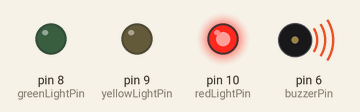
The sketch below on a simulated Arduino Uno, built with avr-gcc and run on an emulated ATmega328P. On the bench: output pins drawn as LEDs (lit = HIGH), buzzer (waves = sounding, pin HIGH).

Above: at 1.7 s.
At 4.2 s:
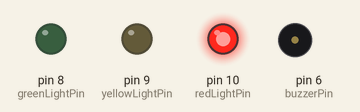
At 7.2 s:
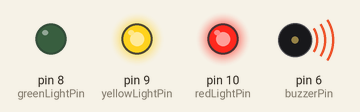
At 12.0 s:
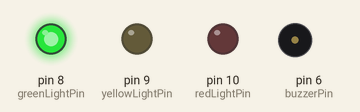
At 17.0 s:
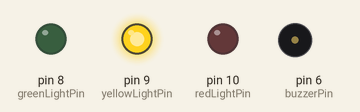
Timing chart, 0 to 20.5 s (numbered marks = the images above):
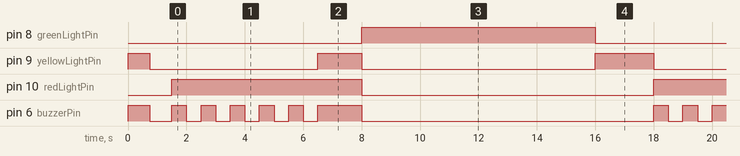

The sketch:

trafficLights.ino
```cpp
const int redLightPin = 10;
const int yellowLightPin = 9;
const int greenLightPin = 8;
const int buzzerPin = 6;
const int buttonPin = 2;

volatile int buttonState = HIGH;
volatile bool stateChangeConsumed = true;

void setup() {

  pinMode(redLightPin, OUTPUT);
  pinMode(yellowLightPin, OUTPUT);
  pinMode(greenLightPin, OUTPUT);
  pinMode(buzzerPin, OUTPUT);
//  pinMode(buttonPin, INPUT_PULLUP);

//  attachInterrupt(digitalPinToInterrupt(buttonPin), switchState, FALLING);

  for (int i = 0; i < 1; i++) {
    blinkYellow(true);
  }

}

void loop() {
  runTrafficLights();
}

void runTrafficLights() {
  if (buttonState == LOW) {
    blinkYellow(false);
  } else {
    trafficLightsOn();
  }
  stateChangeConsumed = true;
}

void switchState() {
  if (stateChangeConsumed) {
    buttonState = !buttonState;
    stateChangeConsumed = false;
  }
}

void trafficLightsOn() {
  digitalWrite(redLightPin, HIGH);
  buzzOnWait(5000);
  digitalWrite(yellowLightPin, HIGH);
  digitalWrite(buzzerPin, HIGH);
  delay(1500);

  digitalWrite(redLightPin, LOW);
  digitalWrite(yellowLightPin, LOW);
  digitalWrite(buzzerPin, LOW);
  digitalWrite(greenLightPin, HIGH);
  delay(8000);
  digitalWrite(greenLightPin, LOW);
  digitalWrite(yellowLightPin, HIGH);
  delay(2000);
  digitalWrite(yellowLightPin, LOW);
}

void buzzOnWait(int totalWaitMillis) {
  int times = totalWaitMillis / 1000;
  for (int i = 0; i < times; i++) {
    digitalWrite(buzzerPin, HIGH);
    delay(500);
    digitalWrite(buzzerPin, LOW);
    delay(500);
  }
}

void blinkYellow(bool withSound) {
  digitalWrite(yellowLightPin, HIGH);
  if (withSound) {
    digitalWrite(buzzerPin, HIGH);
  }
  delay(750);
  digitalWrite(yellowLightPin, LOW);
  digitalWrite(buzzerPin, LOW);
  delay(750);
}
```

Measured:
- by itself, pin 8 (greenLightPin): alternates HIGH for 8.0 s and LOW for 8.5 s
- by itself, pin 9 (yellowLightPin): repeats every 16.5 s: HIGH 1.5 s, LOW 8.0 s, HIGH 2.0 s, LOW 5.0 s
- by itself, pin 10 (redLightPin): alternates HIGH for 6.5 s and LOW for 10.0 s
- by itself, pin 6 (buzzerPin): repeats every 16.5 s: 5 × (HIGH 0.50 s, LOW 0.50 s), HIGH 1.5 s, LOW 10.0 s
